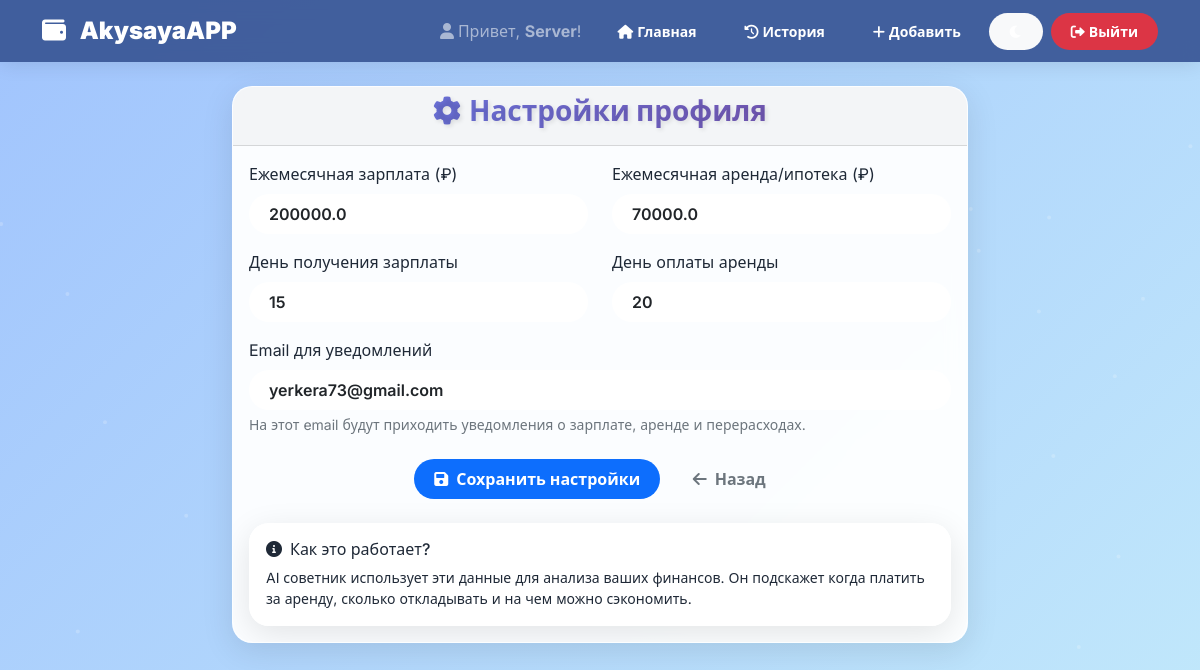
The app's page /settings (signed in) with its own data.
### tables this page shows
CREATE TABLE users (
            id INTEGER PRIMARY KEY AUTOINCREMENT,
            username TEXT UNIQUE NOT NULL,
            password TEXT NOT NULL,
            salary REAL DEFAULT 0,
            rent_expense REAL DEFAULT 0,
            salary_day INTEGER DEFAULT 1,
            rent_day INTEGER DEFAULT 1
        , email TEXT, last_notifications TEXT, financial_goal REAL DEFAULT 5000);

### app.py (the view, shortened to what this page needs)
@app.route('/settings', methods=('GET', 'POST'))
def settings():
    if 'user_id' not in session:
        return redirect(url_for('login'))
    conn = get_db_connection()
    user = conn.execute('SELECT salary, rent_expense, salary_day, rent_day, email FROM users WHERE id = ?', (session['user_id'],)).fetchone()
    conn.close()
    return render_template('settings.html', user_settings=user)

### app.py (called while the page is built)
def get_db_connection():
    conn = sqlite3.connect('database.db', check_same_thread=False)
    conn.row_factory = sqlite3.Row
    return conn

### templates/settings.html (shortened to what this page needs)
{% extends "base.html" %}
{% block content %}
<div class="row justify-content-center">
    <div class="col-md-8">
        <div class="card glass-card scale-in">
            <div class="card-header text-center">
                <h3 class="gradient-text"><i class="fas fa-cog me-2"></i>Настройки профиля</h3>
            </div>
            <div class="card-body">
                <form method="POST" id="settingsForm">
                    <div class="row">
                        <div class="col-md-6">
                            <div class="mb-3">
                                <label for="salary" class="form-label">Ежемесячная зарплата (₽)</label>
                                <input type="number" step="0.01" class="form-control btn-oval" id="salary"
                                       name="salary" value="{{ user_settings.salary if user_settings else '' }}" required>
                            </div>
                            <div class="mb-3">
                                <label for="salary_day" class="form-label">День получения зарплаты</label>
                                <input type="number" min="1" max="31" class="form-control btn-oval" id="salary_day"
                                       name="salary_day" value="{{ user_settings.salary_day if user_settings else 1 }}" required>
                            </div>
                        </div>
                        <div class="col-md-6">
                            <div class="mb-3">
                                <label for="rent_expense" class="form-label">Ежемесячная аренда/ипотека (₽)</label>
                                <input type="number" step="0.01" class="form-control btn-oval" id="rent_expense"
                                       name="rent_expense" value="{{ user_settings.rent_expense if user_settings else '' }}" required>
                            </div>
                            <div class="mb-3">
                                <label for="rent_day" class="form-label">День оплаты аренды</label>
                                <input type="number" min="1" max="31" class="form-control btn-oval" id="rent_day"
                                       name="rent_day" value="{{ user_settings.rent_day if user_settings else 1 }}" required>
                            </div>
                        </div>
                    </div>
                    <div class="mb-3">
                        <label for="email" class="form-label">Email для уведомлений</label>
                        <input type="email" class="form-control btn-oval" id="email" name="email"
                               value="{{ user_settings.email if user_settings and user_settings.email else '' }}" placeholder="you@example.com">
                        <div class="form-text">На этот email будут приходить уведомления о зарплате, аренде и перерасходах.</div>
                    </div>
                    <div class="text-center mt-4">
                        <button type="submit" class="btn btn-primary btn-oval wave-effect">
                            <i class="fas fa-save me-2"></i>Сохранить настройки
                        </button>
                        <a href="{{ url_for('index') }}" class="btn btn-outline-secondary btn-oval ms-2 wave-effect">
                            <i class="fas fa-arrow-left me-2"></i>Назад
                        </a>
                    </div>
                </form>
                <div class="mt-4 p-3 info-box rounded glass-card">
                    <h6><i class="fas fa-info-circle me-2"></i>Как это работает?</h6>
                    <p class="mb-0 small">AI советник использует эти данные для анализа ваших финансов.
                    Он подскажет когда платить за аренду, сколько откладывать и на чем можно сэкономить.</p>
                </div>
            </div>
        </div>
    </div>
</div>
{% endblock %}

### templates/base.html (shortened to what this page needs)
<!DOCTYPE html>
<html lang="ru">
<head>
    <link href="https://cdn.jsdelivr.net/npm/bootstrap@5.1.3/dist/css/bootstrap.min.css" rel="stylesheet">
    <link rel="stylesheet" href="https://cdnjs.cloudflare.com/ajax/libs/font-awesome/6.0.0/css/all.min.css">
    <link rel="stylesheet" href="{{ url_for('static', filename='style.css') }}">
</head>
<body class="page-transition">
    <div id="particles-js"></div>
    {% if session.user_id %}
    <nav class="navbar navbar-expand-lg navbar-dark navbar-glass">
        <div class="container">
            <a class="navbar-brand" href="{{ url_for('index') }}">
                <i class="fas fa-wallet me-2 icon-pulse"></i>
                <strong>AkysayaAPP</strong>
            </a>
            <div class="navbar-nav ms-auto align-items-center">
                <span class="navbar-text me-3">
                    <i class="fas fa-user me-1"></i>Привет, <strong>{{ session.username }}</strong>!
                </span>
                <a class="nav-link btn-oval btn-outline-light btn-sm me-2" href="{{ url_for('index') }}">
                    <i class="fas fa-home me-1"></i>Главная
                </a>
                <a class="nav-link btn-oval btn-outline-light btn-sm me-2" href="{{ url_for('history') }}">
                    <i class="fas fa-history me-1"></i>История
                </a>
                <a class="nav-link btn-oval btn-outline-light btn-sm me-2" href="{{ url_for('add_transaction') }}">
                    <i class="fas fa-plus me-1"></i>Добавить
                </a>
                <button class="btn btn-oval btn-light btn-sm me-2" onclick="toggleDarkMode()">
                    <i class="fas fa-moon"></i>
                </button>
                <a class="nav-link btn-oval btn-danger btn-sm" href="{{ url_for('logout') }}">
                    <i class="fas fa-sign-out-alt me-1"></i>Выйти
                </a>
            </div>
        </div>
    </nav>
    {% endif %}
    <div class="container mt-4">
        {% block content %}{% endblock %}
    </div>
</body>
</html>

### static/style.css (style rules this page uses)
:root { --text-primary: #1f2937; --text-secondary: #4b5563; --card-bg: rgba(255, 255, 255, 0.95); }
* { margin: 0; padding: 0; box-sizing: border-box; -webkit-font-smoothing: antialiased; -moz-osx-font-smoothing: grayscale; }
body { font-family: 'Inter', 'Segoe UI', sans-serif; min-height: 100vh; padding-bottom: 50px; overflow-x: hidden; }
#particles-js { position: fixed; width: 100%; height: 100%; top: 0; left: 0; z-index: -2; pointer-events: none; }
body.theme-day { background: linear-gradient(135deg, #a1c4fd 0%, #c2e9fb 100%); }
.navbar-glass { background: rgba(59, 89, 152, 0.85) !important; backdrop-filter: blur(10px); box-shadow: 0 2px 20px rgba(0, 0, 0, 0.1); z-index: 1000; transition: all 0.3s ease; }
.navbar-brand { color: #ffffff !important; font-weight: bold; font-size: 1.5rem; }
.navbar-nav .nav-link { color: #ffffff !important; font-weight: 500; }
.navbar-nav .btn { color: #ffffff; border-color: #ffffff; }
.btn-oval { border-radius: 25px !important; transition: all 0.3s ease !important; border: none !important; font-weight: 600 !important; padding: 8px 20px !important; }
.glass-card { background: var(--card-bg); color: var(--text-primary); backdrop-filter: blur(10px) !important; border: 1px solid rgba(255, 255, 255, 0.2) !important; border-radius: 20px !important; box-shadow: 0 8px 32px rgba(0, 0, 0, 0.1) !important; transition: all 0.3s cubic-bezier(0.175, 0.885, 0.32, 1.275) !important; transform-origin: center !important; overflow: hidden !important; will-change: transform, box-shadow; }
.page-transition { animation: pageFadeIn 0.4s ease-out; }
.gradient-text { background: linear-gradient(90deg, #667eea, #764ba2); -webkit-background-clip: text; -webkit-text-fill-color: transparent; background-clip: text; font-weight: 800 !important; text-shadow: 2px 2px 4px rgba(0, 0, 0, 0.1); }
.scale-in { animation: scaleIn 0.6s ease-out forwards; }
.wave-effect { position: relative; overflow: hidden; }
.wave-effect::after { content: ''; position: absolute; top: 50%; left: 50%; width: 5px; height: 5px; background: rgba(255, 255, 255, 0.5); opacity: 0; border-radius: 100%; transform: scale(1, 1) translate(-50%); transform-origin: 50% 50%; }

### templates/base.html (style rules this page uses)
:root { --primary-color: #667eea; --secondary-color: #764ba2; --success-color: #28a745; --danger-color: #dc3545; --warning-color: #ffc107; --info-color: #17a2b8; }

### records on screen
users: username "Server", salary "200000.0", salary_day "15", rent_expense "70000.0", rent_day "20", email "yerkera73@gmail.com"
